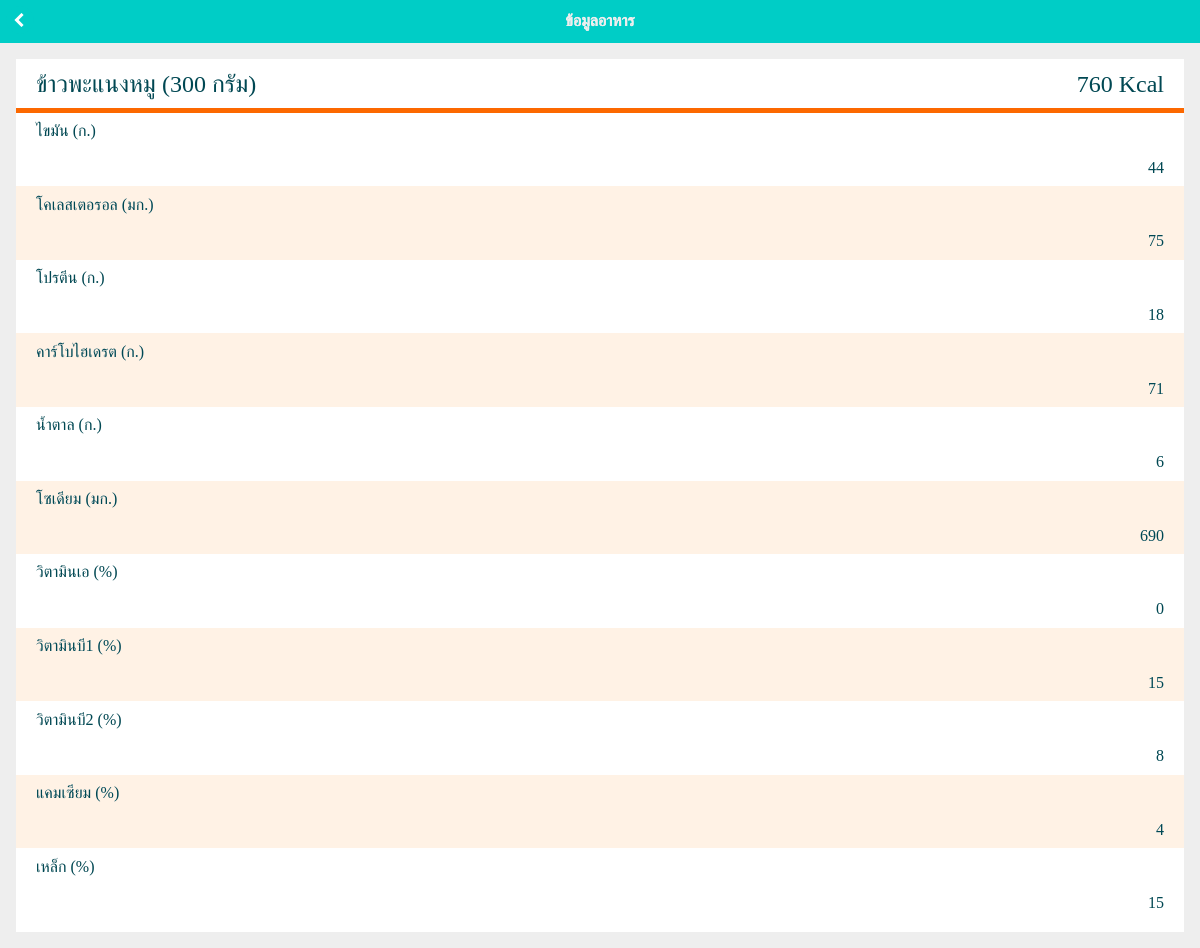
The app's page /food_detail.php?id=1 with its own data.
### tables this page shows
CREATE TABLE IF NOT EXISTS `food` (
`food_id` int(11) NOT NULL,
  `food_type` varchar(25) NOT NULL,
  `food_name` varchar(100) NOT NULL,
  `food_weight` int(11) NOT NULL,
  `food_kcal` int(11) NOT NULL,
  `food_fat` int(11) NOT NULL,
  `food_cholesterol` int(11) NOT NULL,
  `food_protein` int(11) NOT NULL,
  `food_carbohydrate` int(11) NOT NULL,
  `food_sugar` int(11) NOT NULL,
  `food_salt` int(11) NOT NULL,
  `food_vita` int(11) NOT NULL,
  `food_vitb1` int(11) NOT NULL,
  `food_vitb2` int(11) NOT NULL,
  `food_calcium` int(11) NOT NULL,
  `food_iron` int(11) NOT NULL
);

### food_detail.php (the view, shortened to what this page needs)
<?php
    require('dbconnect.php');
    $sql = "SELECT* FROM food WHERE food_id = " . $_GET["id"];
    $result = mysqli_query($dbconnect,$sql);
?>
<html>
<head>
    <link rel="stylesheet" href="themes/Thesis.css" />
    <link rel="stylesheet" href="themes/jquery.mobile.icons.min.css" />
    <link rel="stylesheet" href="themes/jquery.mobile.structure-1.4.5.min.css" />
    <link rel="stylesheet" href="css/style.css" />
</head>
<body>
<div id="food_detail" data-role="page" data-theme="a">
    <div data-role="header" data-position="fixed" data-fullscreen="false" data-theme="a">
        <h1>ข้อมูลอาหาร</h1>
        <a href="#" data-rel="back" data-icon="carat-l" data-iconpos="notext"></a>
    </div>
<?php
while($food = mysqli_fetch_array($result)) {
?>
    <div data-role="content" id="detail">
            <div class="head-table-custom">
                <div id="tb_name"><?= $food["food_name"]; ?> (<?= $food["food_weight"]; ?> กรัม)</div>
                <div id="tb_kcal" ><?= $food["food_kcal"]; ?> Kcal</div>
                <span class="clearfix"></span>
            </div>
            <table data-role="table" class="ui-table table-custom" id="tb_detail">
                <tbody>
                    <tr>
                        <td class="left">ไขมัน (ก.)</td>
                        <td class="right"><?= $food["food_fat"]; ?></td>
                    </tr>
                    <tr>
                        <td class="left">โคเลสเตอรอล (มก.)</td>
                        <td class="right"><?= $food["food_cholesterol"]; ?></td>
                    </tr>
                    <tr>
                        <td class="left">โปรตีน (ก.)</td>
                        <td class="right"><?= $food["food_protein"]; ?></td>
                    </tr>
                    <tr>
                        <td class="left">คาร์โบไฮเดรต (ก.)</td>
                        <td class="right"><?= $food["food_carbohydrate"]; ?></td>
                    </tr>
                    <tr>
                        <td class="left">น้ำตาล (ก.)</td>
                        <td class="right"><?= $food["food_sugar"]; ?></td>
                    </tr>
                    <tr>
                        <td class="left">โซเดียม (มก.)</td>
                        <td class="right"><?= $food["food_salt"]; ?></td>
                    </tr>
                    <tr>
                        <td class="left">วิตามินเอ (%)</td>
                        <td class="right"><?= $food["food_vita"]; ?></td>
                    </tr>
                    <tr>
                        <td class="left">วิตามินบี1 (%)</td>
                        <td class="right"><?= $food["food_vitb1"]; ?></td>
                    </tr>
                    <tr>
                        <td class="left">วิตามินบี2 (%)</td>
                        <td class="right"><?= $food["food_vitb2"]; ?></td>
                    </tr>
                    <tr>
                        <td class="left">แคมเซียม (%)</td>
                        <td class="right"><?= $food["food_calcium"]; ?></td>
                    </tr>
                    <tr>
                        <td class="left">เหล็ก (%)</td>
                        <td class="right"><?= $food["food_iron"]; ?></td>
                    </tr>
                </tbody>
            </table>
        </div>
<?php
    }
?>
</div>
</body>
</html>

### themes/Thesis.css (style rules this page uses)
html { font-size: 100%; -webkit-overflow-scrolling: touch; }
body, input, select, textarea, button, .ui-btn { font-size: 1.1em; line-height: 1.3; font-family: ThaiSans Neue ; }
.ui-btn, label.ui-btn { font-weight: bold; border-width: 1px; border-style: solid; }
.ui-btn { text-decoration: none !important; }
.ui-corner-all { -webkit-border-radius: 0 ; border-radius: 0 ; }
.ui-btn-corner-all, .ui-btn.ui-corner-all, .ui-slider-track.ui-corner-all, .ui-flipswitch.ui-corner-all, .ui-li-count { -webkit-border-radius: 0 ; border-radius: 0 ; }
.ui-btn-icon-notext.ui-btn-corner-all, .ui-btn-icon-notext.ui-corner-all { -webkit-border-radius: 1em; border-radius: 1em; }
.ui-btn-corner-all, .ui-corner-all { -webkit-background-clip: padding; background-clip: padding-box; }
.ui-shadow { -webkit-box-shadow: 0 1px 3px rgba(255,255,255,0) ; -moz-box-shadow: 0 1px 3px rgba(255,255,255,0) ; box-shadow: 0 1px 3px rgba(255,255,255,0) ; }
.ui-btn-icon-left:after, .ui-btn-icon-right:after, .ui-btn-icon-top:after, .ui-btn-icon-bottom:after, .ui-btn-icon-notext:after { background-color: transparent ; background-color: transparent ; background-position: center center; background-repeat: no-repeat; -webkit-border-radius: 1em; border-radius: 1em; }
.ui-bar-a, .ui-page-theme-a .ui-bar-inherit, html .ui-bar-a .ui-bar-inherit, html .ui-body-a .ui-bar-inherit, html body .ui-group-theme-a .ui-bar-inherit { background-color: #00cdc6 ; border: 0px; color: #eeeeee ; text-shadow: 0 0 0 #eeeeee ; font-weight: bold; }
.ui-bar-a { border-width: 1px; border-style: solid; }
.ui-overlay-a, .ui-page-theme-a, .ui-page-theme-a .ui-panel-wrapper { background-color: #eeeeee ; border-color: #bbbbbb ; color: #004853 ; text-shadow: 0 0 0 #f3f3f3 ; }
.ui-page-theme-a a, html .ui-bar-a a, html .ui-body-a a, html body .ui-group-theme-a a { color: #f05053 ; font-weight: bold; }
.ui-page-theme-a .ui-btn, html .ui-bar-a .ui-btn, html .ui-body-a .ui-btn, html body .ui-group-theme-a .ui-btn, html head + body .ui-btn.ui-btn-a, .ui-page-theme-a .ui-btn:visited, html .ui-bar-a .ui-btn:visited, html .ui-body-a .ui-btn:visited, html body .ui-group-theme-a .ui-btn:visited, html head + body .ui-btn.ui-btn-a:visited { background-color: #00cdc6 ; border-color: #00cdc6 ; color: #ffffff ; text-shadow: 0 0 0 #f3f3f3 ; }

### css/style.css (style rules this page uses)
body { font-size: 16px; }
#tb_detail.table-custom tbody { border-bottom: 10px solid #fff; border-top: 5px solid #fc6800; }
#tb_detail.table-custom tbody tr:nth-child(even) { background-color: #fff2e5; }
#tb_name { float: left; width: 75%; }
#tb_kcal { float: left; width: 25%; text-align: right; }
.head-table-custom { background: #fff; padding: 0 20px; }
.head-table-custom div { float: left; padding: 10px 0; font-size: 24px; }
.clearfix:after { clear: both; content: "."; display: block; height: 0; visibility: hidden; }
.table-custom { background:#fff; padding-bottom:20px; }
.table-custom .left { text-align: left; padding-left: 20px; }
.table-custom .right { text-align: right; padding-right: 20px; }
a:visited, a:link, a:hover { text-decoration: none; }
h1 { font-weight: bold; }
div { border : 0px solid #fff !important; }

### records on screen
food: food_name "ข้าวพะแนงหมู", food_weight "300", food_kcal "760", food_fat "44", food_cholesterol "75", food_protein "18", food_carbohydrate "71", food_sugar "6", food_salt "690", food_vita "0", food_vitb1 "15", food_vitb2 "8", food_calcium "4", food_iron "15"
